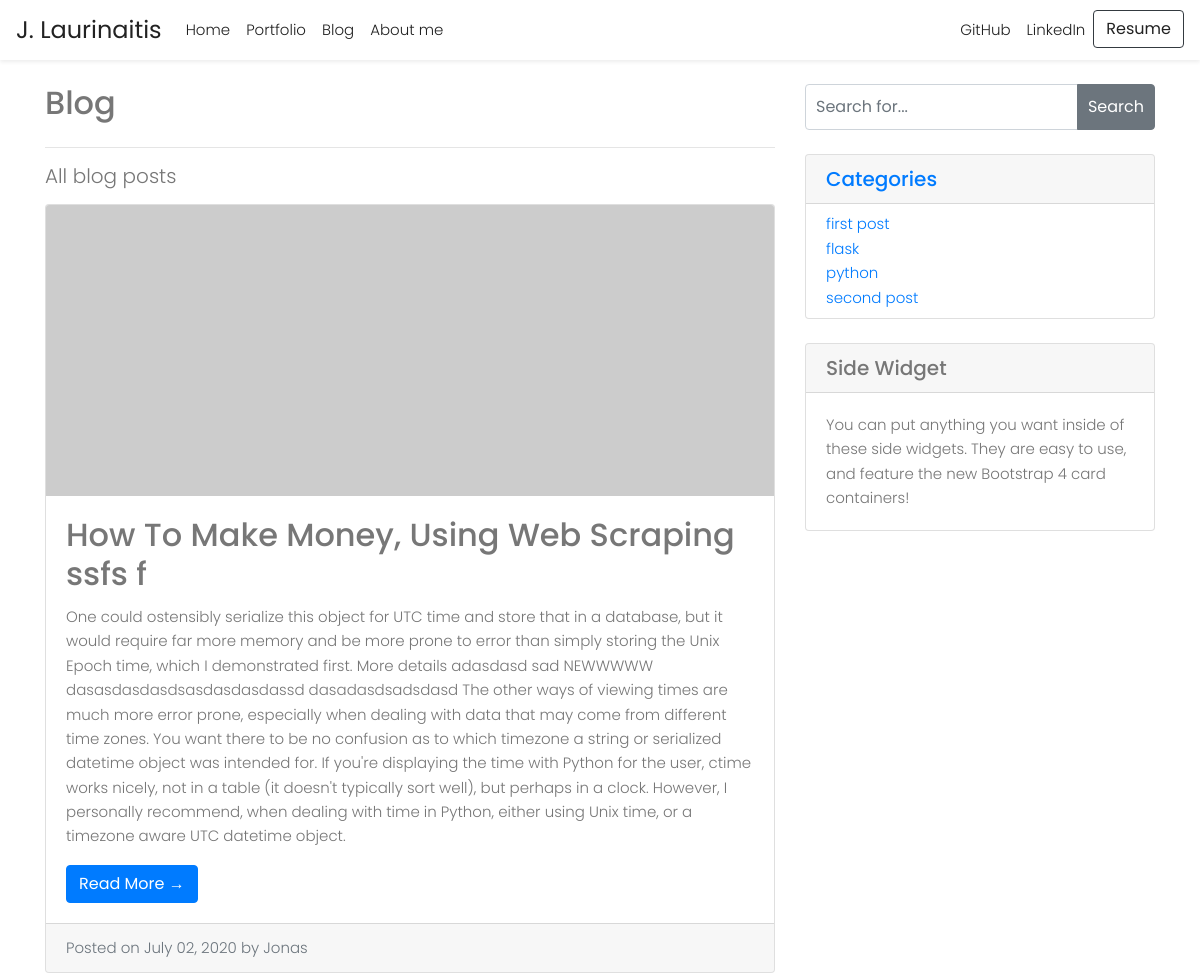
The app's page /posts/ (upper part), older data.
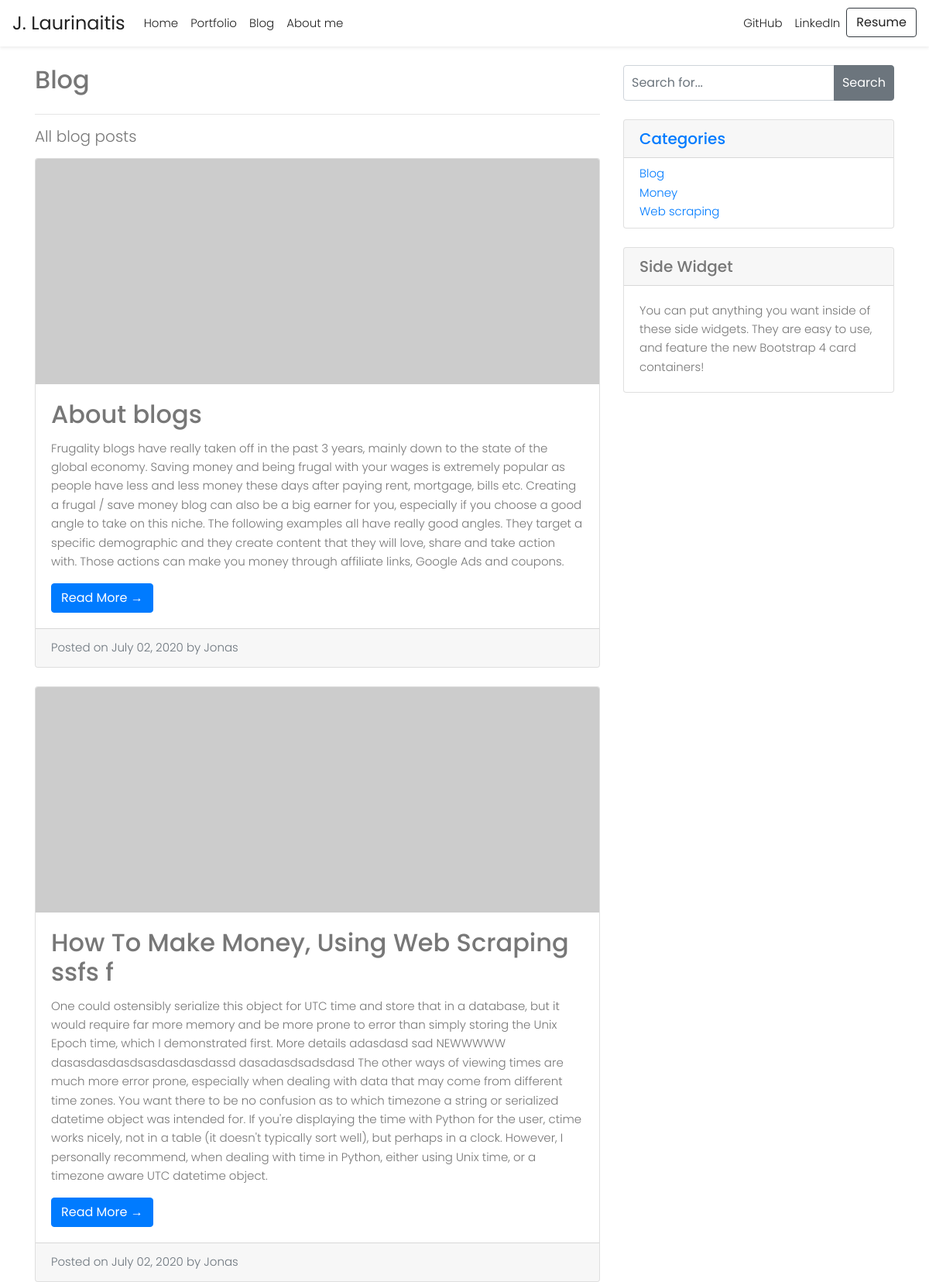
The same page, newer data.
### models.py (models this page shows, shortened)
class Entry(db.Model):
    STATUS_PUBLIC = 0
    STATUS_DRAFT = 1
    STATUS_DELETED = 2
    id = db.Column(db.Integer, primary_key=True)
    title = db.Column(db.String(100))
    slug = db.Column(db.String(100))
    body = db.Column(db.Text)
    status = db.Column(db.SmallInteger, default=STATUS_PUBLIC)
    created_timestamp = db.Column(db.DateTime, default=datetime.utcnow())
    modified_timestamp = db.Column(
        db.DateTime,
        default=datetime.utcnow(),
        onupdate=datetime.utcnow())
    tags = db.relationship('Tag', secondary=entry_tags,
        backref=db.backref('entries', lazy='dynamic'))

class Tag(db.Model):
    id = db.Column(db.Integer, primary_key=True)
    name = db.Column(db.String(64))
    slug = db.Column(db.String(64), unique=True)

### entries/blueprint.py (the view)
@entries.route('/')
def index():
    entries = Entry.query.order_by(Entry.created_timestamp.desc())
    tags = Tag.query.order_by(Tag.name.asc())
    return entry_list('entries/index.html', entries, title='Jonas Laurinaitis - Blog Posts', tags=tags)

### entries/blueprint.py (called while the page is built, shortened)
def entry_list(template, query, **context):
    valid_statuses = (Entry.STATUS_PUBLIC, Entry.STATUS_DRAFT)
    query = query.filter(Entry.status.in_(valid_statuses))
    results = []
    search = request.args.get('q')
    return object_list(template, query, **context)

### helpers.py (called while the page is built)
def object_list(template_name, query, paginate_by=20, **context):
    page = request.args.get('page')
    if page and page.isdigit():
        page = int(page)
    else:
        page = 1
    object_list = query.paginate(page, paginate_by)
    return render_template(template_name, object_list=object_list, **context)

### entries/templates/entries/index.html (shortened to what this page needs)
{% extends "layout.html" %}
{% block main %}
<div class="container">
    <div class="row">
        <div class="col-md-8">
            <h2 class="my-4">Blog</h2>
            <hr>
            <p class="lead" style="margin-bottom: 16px;">All blog posts</p>
            {% include "includes/_list.html" %}
        </div>
        <div class="col-md-4">
            {% include "includes/_search.html" %}
            <div class="card my-4">
                <h5 class="card-header"><a href="{{ url_for('entries.tag_index') }}">Categories</a></h5>
                <div class="card-body py-2">
                    <ul class="list-unstyled mb-0">
                        {% for tag in tags %}
                        <li><a href="{{ url_for('entries.tag_detail', slug=tag.slug)
                            }}">{{ tag.name }}</a></li>
                        {% endfor %}
                    </ul>
                </div>
            </div>
            <div class="card my-4">
                <h5 class="card-header">Side Widget</h5>
                <div class="card-body">
                    You can put anything you want inside of these side widgets. They are easy to use, and feature
                    the new Bootstrap 4 card containers!
                </div>
            </div>
        </div>
    </div>
</div>
{% endblock %}

### templates/layout.html (shortened to what this page needs)
<!doctype html>
<html lang="en">
<head>
  <link rel="stylesheet" href="/static/styles/bootstrap.css">
  <link rel="stylesheet" type="text/css" href="{{ url_for('static', filename='/styles/main.css') }}">
</head>
<body>
  {% include 'includes/_navbar.html' %}
  <main>
    {% block main %}{% endblock %}
  </main>
</body>
</html>

### templates/includes/_navbar.html (shortened to what this page needs)
<nav id="nav" class="navbar navbar-expand-md sticky-top">
    <a id="logo" class="navbar-brand" href="{{ url_for('index') }}">J. Laurinaitis</a>
    <div class="collapse navbar-collapse" id="navbarNav">
      <ul class="navbar-nav">
        <li class="nav-item active">
          <a class="nav-link" href="{{ url_for('index') }}">Home</a>
        </li>
        <li class="nav-item">
          <a class="nav-link" href="#">Portfolio</a>
        </li>
        <li class="nav-item">
          <a class="nav-link" href="{{ url_for('entries.index') }}">Blog</a>
        </li>
        <li class="nav-item">
          <a class="nav-link" href="{{ url_for('about') }}">About me</a>
        </li>
      </ul>
      <ul class="navbar-nav ml-auto">
        <li class="nav-item">
          <a target="_blank" class="nav-link" id="" href="https://github.com/JonasLauri">GitHub</a>
        </li>
        <li class="nav-item">
          <a target="_blank" class="nav-link" id="" href="https://www.linkedin.com/in/jonaslaurinaitis/">LinkedIn</a>
        </li>
        <li class="nav-item">
          <a target="_blank" class="btn btn-outline-dark" role="button" id="resumeBtn"
            href="#">Resume</a>
        </li>
      </ul>
    </div>
  </nav>

### entries/templates/includes/_list.html
<!DOCTYPE html>
{% for entry in object_list.items %}
     <div class="card mb-4">
        <img class="card-img-top" src="http://placehold.it/750x300" alt="Card image cap">
        <div class="card-body">
          <h2 class="card-title">{{ entry.title }}</h2>
          <p class="card-text">{{ entry.body }}</p>
          <a href="{{ url_for('entries.detail', slug=entry.slug) }}" class="btn btn-primary">Read More &rarr;</a>
        </div>
        <div class="card-footer text-muted">
          Posted on {{ entry.created_timestamp.strftime('%B %d, %Y') }} by Jonas
        </div>
      </div>
{% endfor %}

### entries/templates/includes/_search.html
<!DOCTYPE html>
<form class="my-4" method="GET" role="form">
    <div class="input-group">
        <input style="padding: 10px;" name="q" class="form-control" placeholder="Search for..." value="{{ request.args.get('q', '') }}">
        <div class="input-group-append">
            <button style="padding: 10px;" class="btn btn-secondary" type="submit">Search</button>
        </div>
    </div>
</form>

### static/styles/main.css (style rules this page uses)
body { background-color: #ffffff; color: #777777; font-family: "Poppins", serif; font-size: 15px; font-weight: 300; line-height: 1.625em; position: relative; }
#nav { background-color: #ffffff; padding-top: 10px; padding-bottom: 10px; -webkit-box-shadow: 0 0.125rem 0.25rem rgba(0, 0, 0, 0.075) !important; box-shadow: 0 0.125rem 0.25rem rgba(0, 0, 0, 0.075) !important; }
#nav a { text-decoration: none; color: #222222; }
#nav #logo { font-family: "Poppins", sans-serif; font-size: 24px; font-weight: 400; }

Row changes from the older to the newer data that the page shows:
removed Tag: name "first post"
removed Tag: name "flask"
removed Tag: name "python"
removed Tag: name "second post"
added Entry: title "About blogs", body "Frugality blogs have really taken off in the past 3 years, mainly down to the state of the global economy. Saving money and being frugal with your wages is extremely popular as people have less and less money these days after paying rent, mortgage, bills etc. Creating a frugal / save money blog can also be a big earner for you, especially if you choose a good angle to take on this niche. The following examples all have really good angles. They target a specific demographic and they create content that they will love, share and take action with. Those actions can make you money through affiliate links, Google Ads and coupons.", created_timestamp "July 02, 2020"
added Tag: name "Blog"
added Tag: name "Money"
added Tag: name "Web scraping"
